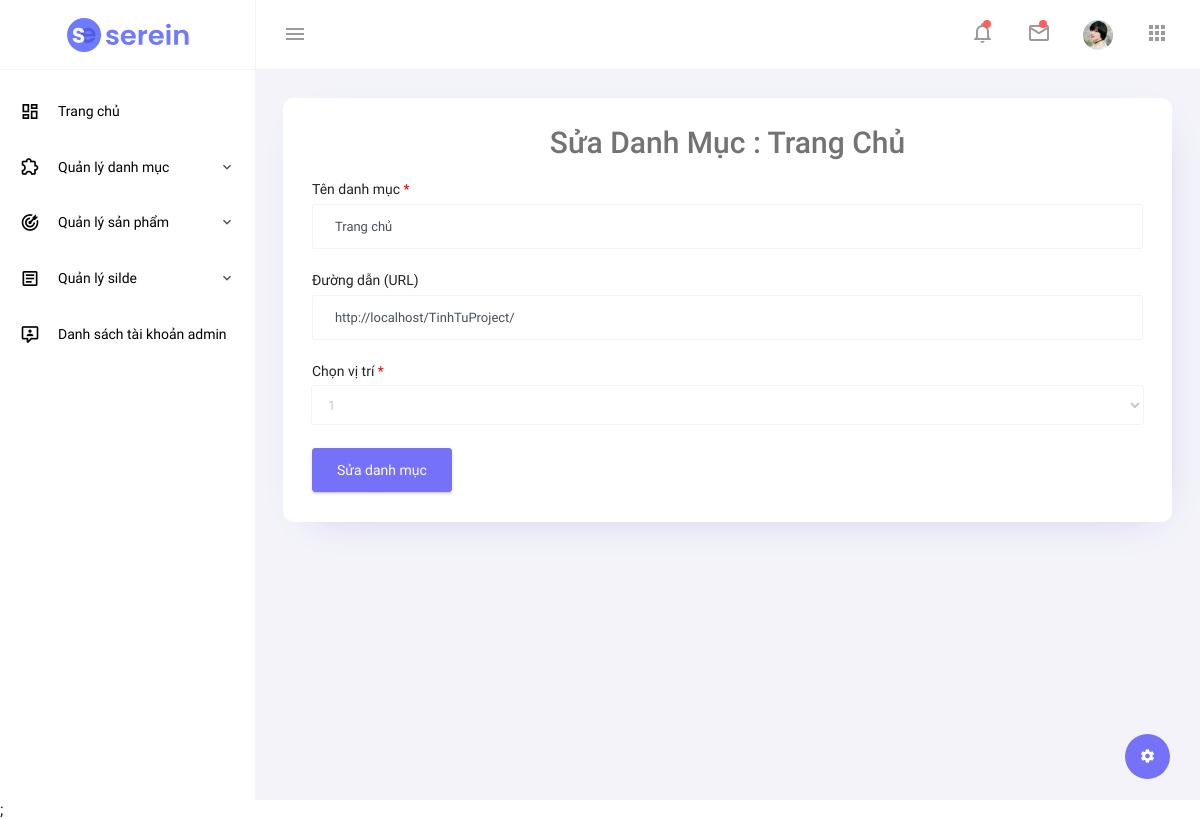
Screenshot of /admin/edit_category.php?cid=3 (signed in) with the database file from the repository.
### tables this page shows
CREATE TABLE `categories` (
  `cat_id` int(11) NOT NULL,
  `cat_name` varchar(50) NOT NULL,
  `url` varchar(255) NOT NULL,
  `position` int(11) NOT NULL,
  `display` tinyint(4) NOT NULL
);

### includes/functions.php (called while the page is built, shortened)
<?php
    function validate_id($id){
        if (isset($id)&& filter_var($id,FILTER_VALIDATE_INT,array('min_array' => 1))) {
            $val_id = $id;
            return $val_id;
        }else{
            return NULL;
        }
    }
?>

### admin/edit_category.php (the view, shortened to what this page needs)
<?php
include ('../includes/mysqli_connect.php');
include ('../includes/functions.php');
include "admin_header.php";
include "admin_navbar.php";
include "admin_partial.php";
include "admin_sidebar.php";
$cid = validate_id($_GET['cid']);
$q = "SELECT * FROM categories WHERE cat_id ={$cid}";
$r = mysqli_query($dbc, $q);
if (mysqli_num_rows($r) == 1) {
    $cats = mysqli_fetch_array($r,MYSQLI_ASSOC);
} else {
    $msg = "Lỗi!Danh mục không tồn tại";
    $suc = 0;
}
?>
<div class="main-panel">
    <div class="content-wrapper">
        <div class="row grid-margin">
            <div class="col-12 grid-margin stretch-card">
                <div class="card">
                    <div class="card-body">
                        <h4 class="card-title" style="text-align: center;font-size: 30px;">Sửa danh mục : <?php if(isset($cats['cat_name'])) echo $cats['cat_name'];?></h4>
                        <form class="forms-sample" action="action/action_edit_category.php?cid=<?php echo $cid;?>" method="post" >
                            <div class="form-group">
                                <label for="exampleInputName1">Tên danh mục <span style="color: red">*</span></label>
                                <input type="text" value="<?php if(isset($cats['cat_name'])) echo $cats['cat_name'];?>"
                                       name="category" class="form-control" id="exampleInputName1" placeholder="Tên danh mục" />
                            </div>
                            <div class="form-group">
                                <label for="exampleInputEmail3">Đường dẫn (URL)</label>
                                <input type="text" value="<?php if(isset($cats['url'])) echo $cats['url'];?>"
                                       name="url" class="form-control" id="exampleInputEmail3" placeholder="Đường dẫn (URL)" />
                            </div>
                            <div class="form-group">
                                <label for="exampleInputPassword4">Chọn vị trí <span style="color: red">*</span></label>
                                <select name="position" aria-controls="order-listing" class="form-control">
                                    <?php
                                    $q = "SELECT count(cat_id) as count FROM categories";
                                    $r = mysqli_query($dbc,$q);
                                    if (mysqli_num_rows($r) == 1){
                                        list($num) = mysqli_fetch_array($r,MYSQLI_NUM);
                                        for($i=1;$i<=$num+1;$i++){
                                            echo "<option value='{$i}'";
                                            if(isset($cats['position']) && $cats['position'] == $i) echo "selected='selected'";
                                            echo ">".$i."</option>";
                                        }
                                    }
                                    ?>
                                </select>
                            </div>
                            <button type="submit" name="submit" class="btn btn-primary mr-2">Sửa danh mục</button>
                        </form>
                    </div>
                </div>
            </div>
        </div>
    </div>
</div>
<?php include "admin_end.php" ?>;

### rows the page displays
categories: cat_name "Trang Chủ", category "Trang chủ", url "http://localhost/TinhTuProject/", position "1"
